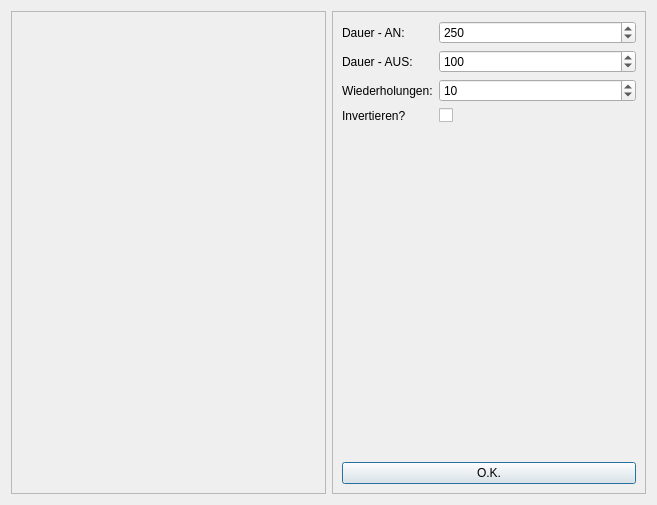
<?xml version="1.0" encoding="UTF-8"?>
<!--
   Copyright (C) 2016 Anton Haubner <anton.haubner@outlook.de>

   This file is part of the PiGPIOSequence Designer program.

   PiGPIOSequence Designer is free software: you can redistribute it and/or modify
   it under the terms of the GNU Affero General Public License as published by
   the Free Software Foundation, either version 3 of the License, or
   (at your option) any later version.

   PiGPIOSequence Designer is distributed in the hope that it will be useful,
   but WITHOUT ANY WARRANTY; without even the implied warranty of
   MERCHANTABILITY or FITNESS FOR A PARTICULAR PURPOSE.  See the
   GNU Affero General Public License for more details.

   You should have received a copy of the GNU Affero General Public License
   along with PiGPIOSequence Designer.  If not, see <http://www.gnu.org/licenses/>.
-->

<ui version="4.0">
 <class>PulseGenDialog</class>
 <widget class="QDialog" name="PulseGenDialog">
  <property name="geometry">
   <rect>
    <x>0</x>
    <y>0</y>
    <width>657</width>
    <height>505</height>
   </rect>
  </property>
  <property name="windowTitle">
   <string>PulseGen</string>
  </property>
  <layout class="QHBoxLayout" name="horizontalLayout">
   <item>
    <widget class="QFrame" name="PinSelectFrame">
     <property name="frameShape">
      <enum>QFrame::StyledPanel</enum>
     </property>
     <property name="frameShadow">
      <enum>QFrame::Raised</enum>
     </property>
    </widget>
   </item>
   <item>
    <widget class="QFrame" name="frame_2">
     <property name="frameShape">
      <enum>QFrame::StyledPanel</enum>
     </property>
     <property name="frameShadow">
      <enum>QFrame::Raised</enum>
     </property>
     <layout class="QVBoxLayout" name="verticalLayout">
      <item>
       <layout class="QFormLayout" name="formLayout">
        <item row="0" column="0">
         <widget class="QLabel" name="label">
          <property name="text">
           <string>Dauer - AN:</string>
          </property>
         </widget>
        </item>
        <item row="0" column="1">
         <widget class="QSpinBox" name="ONDelay">
          <property name="maximum">
           <number>99999</number>
          </property>
          <property name="value">
           <number>250</number>
          </property>
         </widget>
        </item>
        <item row="1" column="0">
         <widget class="QLabel" name="label_2">
          <property name="text">
           <string>Dauer - AUS:</string>
          </property>
         </widget>
        </item>
        <item row="1" column="1">
         <widget class="QSpinBox" name="OFFDelay">
          <property name="maximum">
           <number>99999</number>
          </property>
          <property name="value">
           <number>100</number>
          </property>
         </widget>
        </item>
        <item row="3" column="0">
         <widget class="QLabel" name="label_3">
          <property name="text">
           <string>Invertieren?</string>
          </property>
         </widget>
        </item>
        <item row="3" column="1">
         <widget class="QCheckBox" name="InvertCheck">
          <property name="text">
           <string/>
          </property>
         </widget>
        </item>
        <item row="2" column="0">
         <widget class="QLabel" name="label_4">
          <property name="text">
           <string>Wiederholungen:</string>
          </property>
         </widget>
        </item>
        <item row="2" column="1">
         <widget class="QSpinBox" name="repeatCountSpin">
          <property name="maximum">
           <number>99999</number>
          </property>
          <property name="value">
           <number>10</number>
          </property>
         </widget>
        </item>
       </layout>
      </item>
      <item>
       <widget class="QPushButton" name="OKButton">
        <property name="text">
         <string>O.K.</string>
        </property>
       </widget>
      </item>
     </layout>
    </widget>
   </item>
  </layout>
 </widget>
 <resources/>
 <connections/>
</ui>
